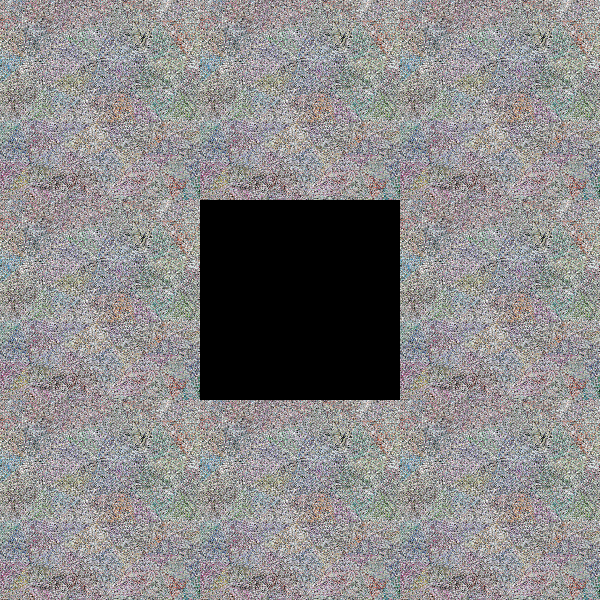
#> input picture docs/14/assets/step_1.png, 1200 x 1200 px, given in place of step_4.png_out.png, which was not available (shown at 1/2 size)
$ python do_subdiv.py 5
#> lines starting #> are read from the running program, lines starting #| are printed output that depends on the picture; pictures that were not available may be replaced by others from this repository, and a replacement may not be noted
import cv2 as cv2
import numpy as np
from sys import argv

input_count = int(argv[1])

file_name = f"output/step_{input_count-1}.png_out.png"
print(f"Subdiving {file_name}")
input_img = cv2.imread(file_name)
#> input_img is the input picture: shape (1200, 1200, 3); mean B, G, R 134.7, 134.1, 136.1
input_img = cv2.resize(input_img, (400, 400))
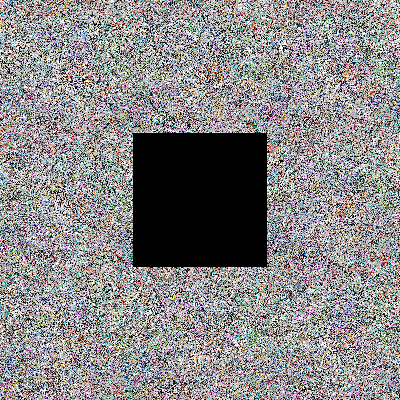
#> input_img: shape (400, 400, 3); mean B, G, R 134.6, 134, 135.9

orig_img = cv2.imread("output/step_0.png")
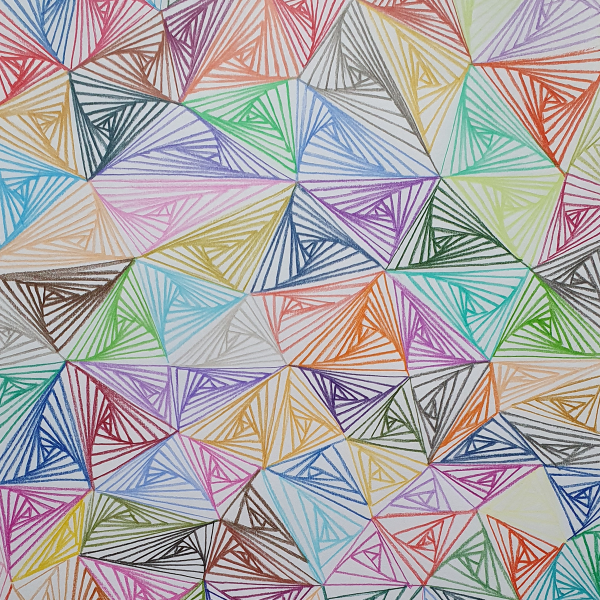
#> input picture docs/14/assets/step_0.png, 1200 x 1200 px, found by its file name (shown at 1/2 size)
#> orig_img is the input picture: shape (1200, 1200, 3); mean B, G, R 167.8, 167.1, 171.8
orig_img = cv2.resize(orig_img, (400, 400))
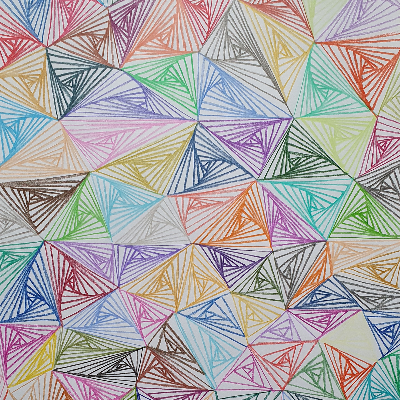
#> orig_img: shape (400, 400, 3); mean B, G, R 167.8, 167.1, 171.8

l_img = np.zeros((1200, 1200, 3), np.uint8)

x_offset = y_offset = 50
#l_img[y_offset:y_offset+s_img.shape[0], x_offset:x_offset+s_img.shape[1]] = s_img

# y_offset = 400
# x_offset = 400
# l_img[y_offset:y_offset+orig_img.shape[0], x_offset:x_offset+orig_img.shape[1]] = orig_img

y_offset = 0
x_offset = 0
l_img[y_offset:y_offset+input_img.shape[0], x_offset:x_offset+input_img.shape[1]] = input_img
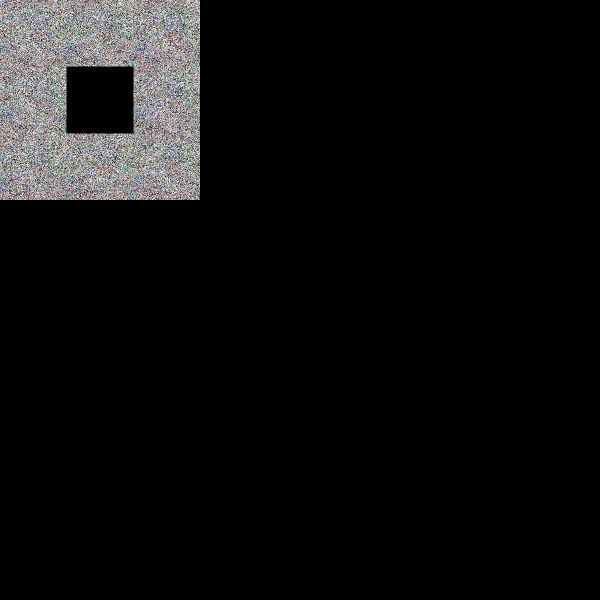
#> l_img: shape (1200, 1200, 3) (shown at 1/2 size); mean B, G, R 15, 14.9, 15.1
x_offset = 400
l_img[y_offset:y_offset+input_img.shape[0], x_offset:x_offset+input_img.shape[1]] = input_img
x_offset = 800
l_img[y_offset:y_offset+input_img.shape[0], x_offset:x_offset+input_img.shape[1]] = input_img

y_offset = 400
x_offset = 0
l_img[y_offset:y_offset+input_img.shape[0], x_offset:x_offset+input_img.shape[1]] = input_img
x_offset = 800
l_img[y_offset:y_offset+input_img.shape[0], x_offset:x_offset+input_img.shape[1]] = input_img

y_offset = 800
x_offset = 0
l_img[y_offset:y_offset+input_img.shape[0], x_offset:x_offset+input_img.shape[1]] = input_img
x_offset = 400
l_img[y_offset:y_offset+input_img.shape[0], x_offset:x_offset+input_img.shape[1]] = input_img
x_offset = 800
l_img[y_offset:y_offset+input_img.shape[0], x_offset:x_offset+input_img.shape[1]] = input_img
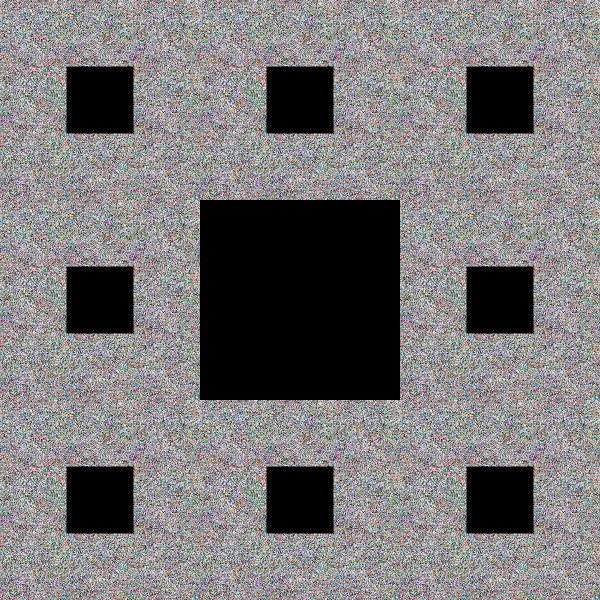
#> l_img: shape (1200, 1200, 3) (shown at 1/2 size); mean B, G, R 119.6, 119.2, 120.8

cv2.imwrite(f"output/step_{input_count}.png", l_img)
